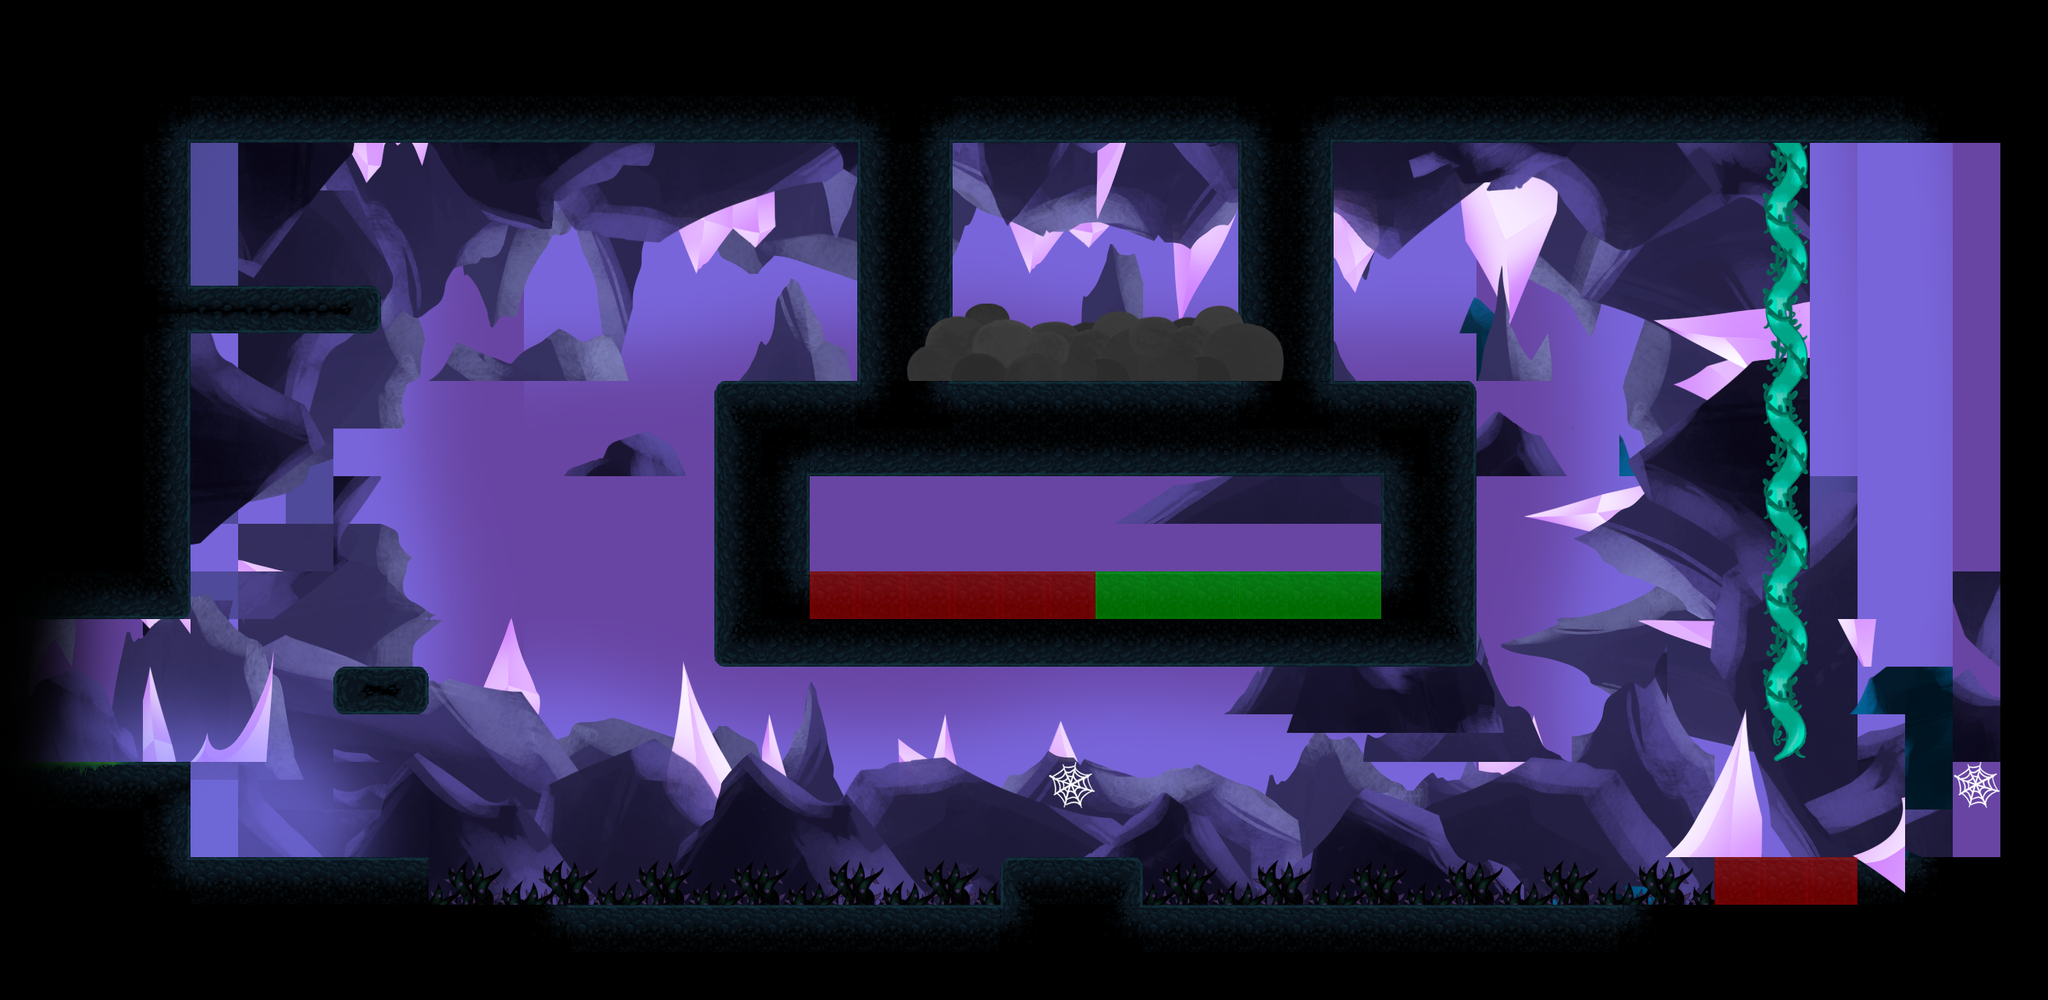

This game map was drawn from its Tiled (.tmx) file and the tilesets committed beside it. A one-line description and the trimmed map source follow:
An orthogonal 43x21 tile map with 64x64 px tiles, 12 tile layers (Background, Background Fog, Fourth Layer, Rocks Third Layer, ...), 1 hidden layer not drawn, 25 tilesets and 57 objects (5x Plate, 4x Door, 3x Box, 2x Creebler, Map42, ...).

<map version="1.10" tiledversion="1.11.0" orientation="orthogonal" renderorder="right-down" width="43" height="21" tilewidth="64" tileheight="64" infinite="0" nextlayerid="91" nextobjectid="1885">
 <tileset firstgid="1" name="tiles_cave" tilewidth="64" tileheight="64" tilecount="100" columns="10">
  <image source="../Props/tiles_cave.png" width="640" height="640" />
 </tileset>
 <tileset firstgid="101" name="rocas1" tilewidth="64" tileheight="64" tilecount="480" columns="30">
  <image source="../Environment/rocas1.png" width="1920" height="1080" />
 </tileset>
 <tileset firstgid="581" name="rocas2" tilewidth="64" tileheight="64" tilecount="480" columns="30">
  <image source="../Environment/rocas2.png" width="1920" height="1080" />
 </tileset>
 <tileset firstgid="1061" name="rocas3" tilewidth="64" tileheight="64" tilecount="480" columns="30">
  <image source="../Environment/rocas3.png" width="1920" height="1080" />
 </tileset>
 <tileset firstgid="1541" name="Fondo_cueva" tilewidth="64" tileheight="64" tilecount="480" columns="30">
  <image source="../Environment/Fondo_cueva.png" width="1920" height="1080" />
 </tileset>
 <tileset firstgid="2021" name="niebla_fondo" tilewidth="64" tileheight="64" tilecount="480" columns="30">
  <image source="../Environment/niebla_fondo.png" width="1920" height="1080" />
 </tileset>
 <tileset firstgid="2501" name="piedras_columnas0" tilewidth="64" tileheight="64" tilecount="480" columns="30">
  <image source="../Environment/piedras_columnas0.png" width="1920" height="1080" />
 </tileset>
 <tileset firstgid="2981" name="piedras0" tilewidth="64" tileheight="64" tilecount="480" columns="30">
  <image source="../Environment/piedras0.png" width="1920" height="1080" />
 </tileset>
 <tileset firstgid="3461" name="spike3" tilewidth="64" tileheight="64" tilecount="4" columns="2">
  <image source="../Props/spike3.png" width="128" height="128" />
 </tileset>
 <tileset firstgid="3465" name="SecretCave_Background_Fog" tilewidth="64" tileheight="64" tilecount="480" columns="30">
  <image source="../Environment/SecretCave_Background_Fog.png" width="1920" height="1080" />
 </tileset>
 <tileset firstgid="3945" name="SecretCave_Cristals" tilewidth="64" tileheight="64" tilecount="480" columns="30">
  <image source="../Environment/SecretCave_Cristals.png" width="1920" height="1080" />
 </tileset>
 <tileset firstgid="4425" name="SecretCave_Fog1" tilewidth="64" tileheight="64" tilecount="480" columns="30">
  <image source="../Environment/SecretCave_Fog1.png" width="1920" height="1080" />
 </tileset>
 <tileset firstgid="4905" name="SecretCave_Stones1" tilewidth="64" tileheight="64" tilecount="480" columns="30">
  <image source="../Environment/SecretCave_Stones1.png" width="1920" height="1080" />
 </tileset>
 <tileset firstgid="5385" name="SecretCave_Stones2" tilewidth="64" tileheight="64" tilecount="480" columns="30">
  <image source="../Environment/SecretCave_Stones2.png" width="1920" height="1080" />
 </tileset>
 <tileset firstgid="5865" name="SecretCave_Stones3" tilewidth="64" tileheight="64" tilecount="480" columns="30">
  <image source="../Environment/SecretCave_Stones3.png" width="1920" height="1080" />
 </tileset>
 <tileset firstgid="6345" name="SecretCave_Stones4" tilewidth="64" tileheight="64" tilecount="480" columns="30">
  <image source="../Environment/SecretCave_Stones4.png" width="1920" height="1080" />
 </tileset>
 <tileset firstgid="6825" name="SecretCave_Background1" tilewidth="64" tileheight="64" tilecount="480" columns="30">
  <image source="../Environment/SecretCave_Background1.png" width="1920" height="1080" />
 </tileset>
 <tileset firstgid="7305" name="SecretCave_Fog2" tilewidth="64" tileheight="64" tilecount="480" columns="30">
  <image source="../Environment/SecretCave_Fog2.png" width="1920" height="1080" />
 </tileset>
 <tileset firstgid="7785" name="MapMetadata" tilewidth="64" tileheight="64" tilecount="2" columns="2">
  <image source="MapMetadata.png" width="128" height="64" />
 </tileset>
 <tileset firstgid="7787" name="Bolas(128x530)" tilewidth="64" tileheight="64" tilecount="16" columns="8">
  <image source="../Props/Bolas(128x530).png" width="512" height="128" />
 </tileset>
 <tileset firstgid="7803" name="spike_puple" tilewidth="64" tileheight="64" tilecount="4" columns="2">
  <image source="../Props/spike_puple.png" width="128" height="128" />
 </tileset>
 <tileset firstgid="7807" name="tiles_cave2" tilewidth="64" tileheight="64" tilecount="100" columns="10">
  <image source="../Props/tiles_cave2.png" trans="ff00ff" width="640" height="640" />
 </tileset>
 <tileset firstgid="7907" name="Prueba_change" tilewidth="64" tileheight="64" tilecount="1140" columns="30">
  <image source="../Props/Prueba_change.png" trans="ff00ff" width="1920" height="2444" />
 </tileset>
 <tileset firstgid="9047" name="gancho_araña" tilewidth="64" tileheight="64" tilecount="18" columns="9">
  <image source="../Props/gancho_araña.png" width="576" height="190" />
 </tileset>
 <tileset firstgid="9065" name="lianas" tilewidth="64" tileheight="64" tilecount="225" columns="15">
  <image source="../Props/lianas.png" width="1000" height="1000" />
 </tileset>
 <layer id="44" name="Background" width="43" height="21" parallaxx="0" parallaxy="0">
  <properties>
   <property name="Draw" type="bool" value="true" />
  </properties>
  <data>[903 cells, 696 non-empty, 39 distinct tile ids]</data>
 </layer>
 <layer id="75" name="Background Fog" width="43" height="21">
  <properties>
   <property name="Draw" type="bool" value="true" />
  </properties>
  <data>[903 cells, 658 non-empty, 338 distinct tile ids]</data>
 </layer>
 <layer id="76" name="Fourth Layer" width="43" height="21">
  <properties>
   <property name="Draw" type="bool" value="true" />
  </properties>
  <data>[903 cells, 302 non-empty, 193 distinct tile ids]</data>
 </layer>
 <layer id="48" name="Rocks Third Layer" width="43" height="21" parallaxx="0" parallaxy="0">
  <properties>
   <property name="Draw" type="bool" value="true" />
  </properties>
  <data>[903 cells, 432 non-empty, 313 distinct tile ids]</data>
 </layer>
 <layer id="47" name="Rocks Second Layer" width="43" height="21" parallaxx="0" parallaxy="0">
  <properties>
   <property name="Draw" type="bool" value="true" />
  </properties>
  <data>[903 cells, 446 non-empty, 239 distinct tile ids]</data>
 </layer>
 <layer id="45" name="Rocks First Layer" width="43" height="21" parallaxx="0" parallaxy="0">
  <properties>
   <property name="Draw" type="bool" value="true" />
  </properties>
  <data>[903 cells, 450 non-empty, 300 distinct tile ids]</data>
 </layer>
 <layer id="77" name="Fog1" width="43" height="21">
  <properties>
   <property name="Draw" type="bool" value="true" />
  </properties>
  <data>[903 cells, 63 non-empty, 63 distinct tile ids]</data>
 </layer>
 <layer id="23" name="Platforms" width="43" height="21" parallaxx="0" parallaxy="0">
  <properties>
   <property name="Draw" type="bool" value="true" />
   <property name="Forward" type="bool" value="false" />
  </properties>
  <data>[903 cells, 434 non-empty, 31 distinct tile ids]</data>
 </layer>
 <layer id="69" name="Lights" width="43" height="21">
  <properties>
   <property name="Draw" type="bool" value="true" />
  </properties>
  <data>[903 cells, 59 non-empty, 58 distinct tile ids]</data>
 </layer>
 <layer id="54" name="Forward_Layer" width="43" height="21" parallaxx="0" parallaxy="0">
  <properties>
   <property name="Draw" type="bool" value="true" />
   <property name="Forward" type="bool" value="true" />
  </properties>
  <data>[903 cells, 18 non-empty, 1 distinct tile ids]</data>
 </layer>
 <layer id="81" name="Navigation" width="43" height="21" visible="0">
  <properties>
   <property name="Navigation" type="bool" value="true" />
  </properties>
  <data>[903 cells, 306 non-empty, 1 distinct tile ids]</data>
 </layer>
 <layer id="87" name="Path1" width="43" height="21">
  <properties>
   <property name="Navigation" type="bool" value="true" />
  </properties>
  <data>[903 cells, 9 non-empty, 1 distinct tile ids]</data>
 </layer>
 <layer id="88" name="Path2" width="43" height="21">
  <properties>
   <property name="Navigation" type="bool" value="true" />
  </properties>
  <data>[903 cells, 6 non-empty, 1 distinct tile ids]</data>
 </layer>
 <objectgroup id="25" name="Doors">
  <properties>
   <property name="Doors" type="bool" value="true" />
  </properties>
  <object id="1597" name="Map42" x="0" y="832" height="192">
   <properties>
    <property name="PlayerPosX" type="int" value="2624" />
    <property name="PlayerPosY" type="int" value="2882" />
    <property name="TargetScene" type="int" value="42" />
   </properties>
  </object>
 </objectgroup>
 <objectgroup id="79" name="Props" />
 <objectgroup id="26" name="Collisions">
  <object id="1600" x="-128" y="1024" width="384" />
  <object id="1592" x="256" y="448" height="384" />
  <object id="1775" x="1088" y="768" width="768" />
  <object id="1794" x="1088" y="640" width="768" />
  <object id="1817" x="-128" y="832" width="384" />
  <object id="1830" x="2688" y="192" height="960" />
  <object id="1831" x="256" y="1152" width="320" />
  <object id="1832" x="256" y="1024" height="128" />
  <object id="1852" x="1344" y="1152" width="192" />
  <object id="1856" x="2304" y="1152" width="384" />
  <object id="1861" x="1792" y="192" width="896" />
  <object id="1792" x="1088" y="640" height="128" />
  <object id="1841" x="960" y="512" width="192" />
  <object id="1842" x="960" y="512" height="384" />
  <object id="1843" x="960" y="896" width="1024" />
  <object id="1844" x="1984" y="512" height="384" />
  <object id="1845" x="1792" y="512" width="192" />
  <object id="1839" x="1792" y="192" height="320" />
  <object id="1840" x="1152" y="192" height="320" />
  <object id="1867" x="256" y="384" width="256" />
  <object id="1876" x="448" y="896" width="128" />
  <object id="1883" x="256" y="192" height="192" />
  <object id="1884" x="3154.55" y="793.939" />
 </objectgroup>
 <objectgroup id="85" name="Wall">
  <object id="1617" x="256" y="192" width="896" />
  <object id="1689" x="1408" y="1024" width="64" />
  <object id="1793" x="1856" y="640" height="128" />
  <object id="1878" x="576" y="896" height="64" />
  <object id="1879" x="448" y="960" width="128" />
  <object id="1880" x="448" y="896" height="64" />
  <object id="1851" x="1344" y="1152" height="64" />
  <object id="1853" x="1536" y="1152" height="64" />
  <object id="1857" x="2304" y="1152" height="64" />
  <object id="1872" x="576" y="1152" height="64" />
  <object id="1881" x="512" y="384" height="64" />
  <object id="1882" x="256" y="448" width="256" />
 </objectgroup>
 <objectgroup id="89" name="Liana">
  <object id="1846" x="2368" y="192" width="64" height="832" />
 </objectgroup>
 <objectgroup id="90" name="HookAnchors">
  <object id="1848" x="2624" y="1024" width="64" height="64" />
  <object id="1850" x="1408" y="1024" width="64" height="64" />
 </objectgroup>
 <objectgroup id="84" name="Spikes">
  <object id="1858" x="1536" y="1173.67" width="768" height="42.3333" />
  <object id="1859" x="576" y="1171.33" width="768" height="44.6667" />
 </objectgroup>
 <objectgroup id="80" name="Enemies">
  <object id="1701" name="DungBeetle" x="1344" y="192" width="64" height="64" />
  <object id="1783" name="Creebler" x="1408" y="704" width="64" height="64">
   <properties>
    <property name="navigationLayer" value="Path1" />
   </properties>
  </object>
  <object id="1784" name="Creebler" x="1677.5" y="704" width="64" height="64">
   <properties>
    <property name="navigationLayer" value="Path2" />
   </properties>
  </object>
  <object id="1873" name="Dreadspire" x="2624" y="192" width="64" height="64">
   <properties>
    <property name="rotation" type="int" value="90" />
   </properties>
  </object>
 </objectgroup>
 <objectgroup id="82" name="PressureSystem">
  <object id="1605" name="Door" x="64" y="832" width="64" height="192">
   <properties>
    <property name="groupId" type="int" value="2" />
    <property name="isOpen" type="bool" value="true" />
   </properties>
  </object>
  <object id="1607" name="Plate" x="192" y="960" width="64" height="64">
   <properties>
    <property name="groupId" type="int" value="2" />
    <property name="isInvisible" type="bool" value="true" />
   </properties>
  </object>
  <object id="1781" name="Plate" x="1388.67" y="703.667" width="64" height="64">
   <properties>
    <property name="groupId" type="int" value="0" />
   </properties>
  </object>
  <object id="1782" name="Plate" x="1512.67" y="704" width="64" height="64">
   <properties>
    <property name="groupId" type="int" value="1" />
   </properties>
  </object>
  <object id="1862" name="Plate" x="1792" y="448" width="64" height="64">
   <properties>
    <property name="groupId" type="int" value="3" />
   </properties>
  </object>
  <object id="1863" name="Door" x="768" y="832" width="192" height="64">
   <properties>
    <property name="groupId" type="int" value="0" />
   </properties>
  </object>
  <object id="1864" name="Door" x="256" y="704" width="192" height="64">
   <properties>
    <property name="groupId" type="int" value="1" />
   </properties>
  </object>
  <object id="1865" name="Door" x="768" y="576" width="192" height="64">
   <properties>
    <property name="groupId" type="int" value="0" />
   </properties>
  </object>
  <object id="1868" name="Plate" x="256" y="320" width="64" height="64">
   <properties>
    <property name="groupId" type="int" value="3" />
   </properties>
  </object>
 </objectgroup>
 <objectgroup id="86" name="WallSlide" />
 <objectgroup id="83" name="Props">
  <object id="1747" name="Box" x="1865.33" y="454.667" width="54.6667" height="54.6667" />
  <object id="1780" name="Box" x="1491" y="703.667" width="64" height="64" />
  <object id="1871" name="Box" x="394" y="328.667" width="54.6667" height="54.6667" />
 </objectgroup>
 <objectgroup id="58" name="Wall" />
</map>
